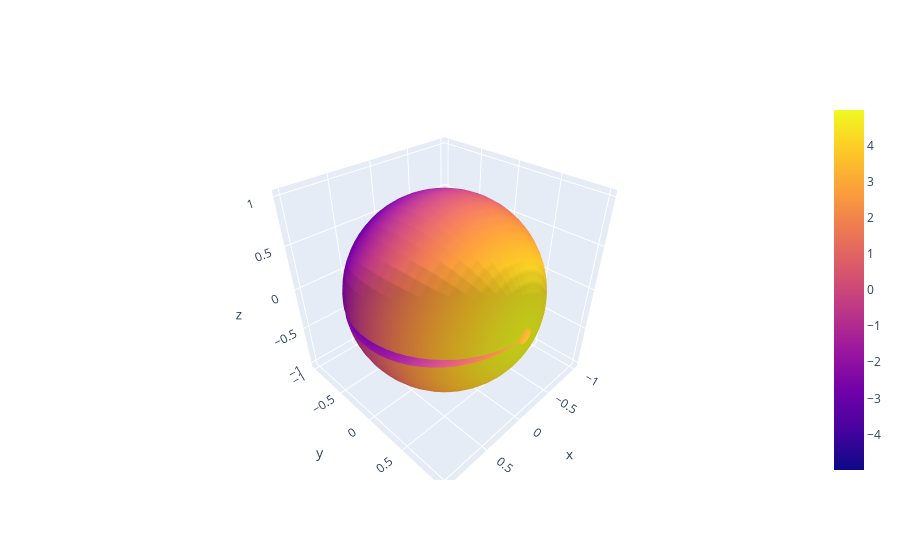

Notebook code for this chart:
### Code cell
fig = go.Figure(data=[go.Surface(x=x, y=y, z=z, surfacecolor=f)])
fig.show()

### Figure 1 — Plotly figure (JSON) as saved in the notebook; plotly's stock layout.template omitted (floating-point values rounded to 4 significant figures; data arrays with more than 128 entries replaced by an {"elided": "..."} marker saying what was removed)
{"data": [{"surfacecolor": {"elided": "30x51 float values"}, "type": "surface", "x": {"elided": "30x51 float values"}, "y": {"elided": "30x51 float values"}, "z": {"elided": "30x51 float values"}}], "layout": {}}
